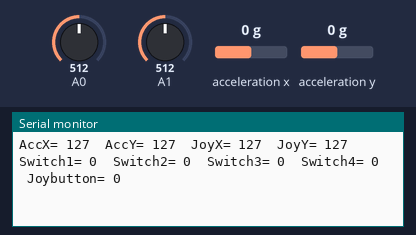
Recording of a sketch running on a simulated Arduino Leonardo, built with avr-gcc and run on an emulated ATmega32U4. Parts: the last lines printed to the serial monitor. Inputs (shaded band) come from the test bench; at power-on: acceleration x 0 g, A0 = 512, A1 = 512, acceleration y 0 g.

Above: at 1.2 s.
1.3 s: acceleration x set to -1.4 g
At 1.59 s:
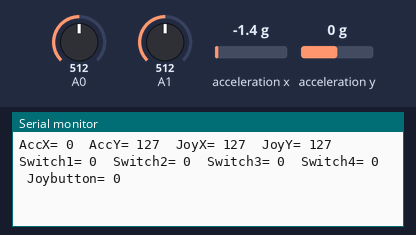
2.8 s: A0 set to 716
At 2.81 s:
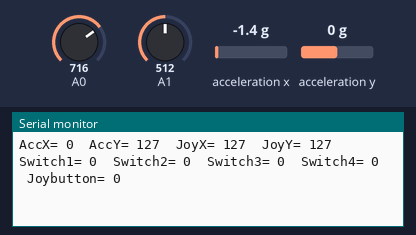
4.3 s: A1 set to 716
At 4.44 s:
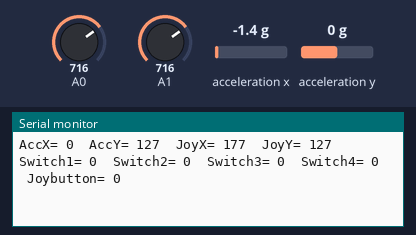
5.8 s: acceleration y set to -1.4 g
At 5.87 s:
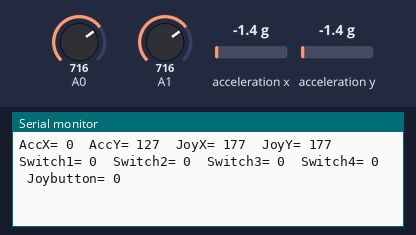
7.3 s: A0 set to 992
At 7.3 s:
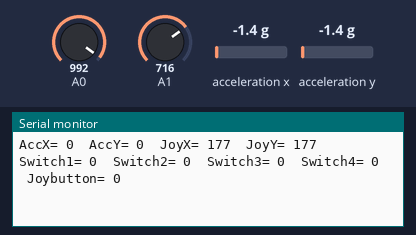
8.8 s: A1 set to 992
At 8.93 s:
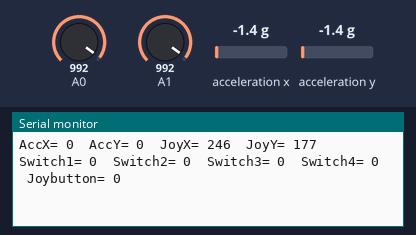
Timing chart, 0 to 11.3 s (numbered marks = the images above; inputs shaded):
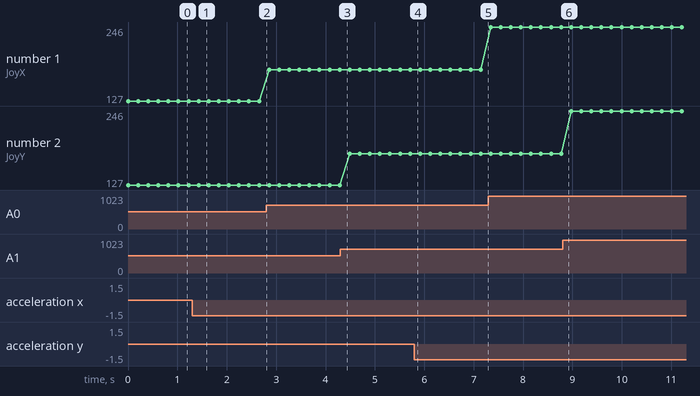

Measured:
- after the input at 1.3 s, the serial monitor: prints a new line after 0.13 s (image 1)
- plotted number 1: 127 → 177 after the input at 2.8 s, 177 → 246 after the input at 7.3 s

The sketch:

Esplora_code.ino
```cpp
#include <Esplora.h>
void setup()
{
Serial.begin(38400);
Serial1.begin(38400);
}
void loop()
{
//Read the Values from the esplora controller.
int a=Esplora.readButton(1);
int b=Esplora.readButton(2);
int c=Esplora.readButton(4);
int d=Esplora.readButton(3);
int e=Esplora.readJoystickButton();
int f=Esplora.readJoystickX();
int g=Esplora.readJoystickY();
int x_axis = Esplora.readAccelerometer(X_AXIS);
int y_axis = Esplora.readAccelerometer(Y_AXIS);
int X_axis=map(x_axis,-180,180,0,254);
X_axis=constrain(X_axis,0,254);
int Y_axis=map(y_axis,-180,180,0,254);
Y_axis=constrain(Y_axis,0,254);
int h=map(f,-512,+512,0,+254);
h=constrain(h,0,254);
int i=map(g,-512,+512,0,+254);
i=constrain(i,0,254);
//print the values in the serial monitor
Serial.print("AccX= ");
Serial.print(X_axis);
Serial.print("\tAccY= ");
Serial.print(Y_axis);
Serial.print("\tJoyX= ");
Serial.print(h);
Serial.print("\tJoyY= ");
Serial.print(i);
Serial.print("\tSwitch1= ");
Serial.print(a);
Serial.print("\tSwitch2= ");
Serial.print(b);
Serial.print("\tSwitch3= ");
Serial.print(d);
Serial.print("\tSwitch4= ");
Serial.print(c);
Serial.print("\tJoybutton= ");
Serial.println(e);
delay(100);
//Send the information to the Bluetooth module hc05 via serial pin 1.
Serial1.write(X_axis);
Serial1.write(Y_axis);
Serial1.write(h);
Serial1.write(i);
Serial1.write(a);
Serial1.write(b);
Serial1.write(d);
Serial1.write(c);
Serial1.write(e);
delay(100);
} 
```
